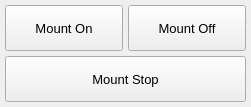
<?xml version="1.0" encoding="UTF-8"?>
<ui version="4.0">
 <class>BigPopup</class>
 <widget class="QWidget" name="BigPopup">
  <property name="geometry">
   <rect>
    <x>0</x>
    <y>0</y>
    <width>251</width>
    <height>107</height>
   </rect>
  </property>
  <property name="sizePolicy">
   <sizepolicy hsizetype="Preferred" vsizetype="Preferred">
    <horstretch>0</horstretch>
    <verstretch>0</verstretch>
   </sizepolicy>
  </property>
  <property name="minimumSize">
   <size>
    <width>200</width>
    <height>100</height>
   </size>
  </property>
  <property name="maximumSize">
   <size>
    <width>400</width>
    <height>285</height>
   </size>
  </property>
  <property name="sizeIncrement">
   <size>
    <width>10</width>
    <height>10</height>
   </size>
  </property>
  <property name="baseSize">
   <size>
    <width>10</width>
    <height>10</height>
   </size>
  </property>
  <property name="font">
   <font>
    <family>Arial</family>
    <pointsize>10</pointsize>
   </font>
  </property>
  <property name="windowTitle">
   <string>Device Setup</string>
  </property>
  <layout class="QGridLayout" name="gridLayout_2" rowstretch="0,0,0" columnstretch="0">
   <property name="leftMargin">
    <number>5</number>
   </property>
   <property name="topMargin">
    <number>5</number>
   </property>
   <property name="rightMargin">
    <number>5</number>
   </property>
   <property name="bottomMargin">
    <number>5</number>
   </property>
   <property name="horizontalSpacing">
    <number>0</number>
   </property>
   <property name="verticalSpacing">
    <number>5</number>
   </property>
   <item row="1" column="0">
    <layout class="QHBoxLayout" name="horizontalLayout">
     <property name="spacing">
      <number>5</number>
     </property>
     <item>
      <widget class="QPushButton" name="mountOn">
       <property name="sizePolicy">
        <sizepolicy hsizetype="Expanding" vsizetype="Expanding">
         <horstretch>0</horstretch>
         <verstretch>0</verstretch>
        </sizepolicy>
       </property>
       <property name="text">
        <string>Mount On</string>
       </property>
      </widget>
     </item>
     <item>
      <widget class="QPushButton" name="mountOff">
       <property name="sizePolicy">
        <sizepolicy hsizetype="Expanding" vsizetype="Expanding">
         <horstretch>0</horstretch>
         <verstretch>0</verstretch>
        </sizepolicy>
       </property>
       <property name="text">
        <string>Mount Off</string>
       </property>
      </widget>
     </item>
    </layout>
   </item>
   <item row="2" column="0">
    <widget class="QPushButton" name="stop">
     <property name="sizePolicy">
      <sizepolicy hsizetype="Expanding" vsizetype="Expanding">
       <horstretch>0</horstretch>
       <verstretch>0</verstretch>
      </sizepolicy>
     </property>
     <property name="text">
      <string>Mount Stop</string>
     </property>
    </widget>
   </item>
  </layout>
 </widget>
 <resources/>
 <connections/>
 <designerdata>
  <property name="gridDeltaX">
   <number>5</number>
  </property>
  <property name="gridDeltaY">
   <number>5</number>
  </property>
  <property name="gridSnapX">
   <bool>true</bool>
  </property>
  <property name="gridSnapY">
   <bool>true</bool>
  </property>
  <property name="gridVisible">
   <bool>true</bool>
  </property>
 </designerdata>
</ui>
